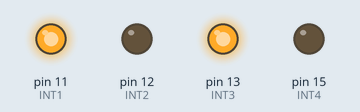
Bench run of a program on a simulated Raspberry Pi (header pin numbers). Shown: output pins drawn as LEDs (lit = HIGH). At 0.5 s the program stops and its outputs stay as they are.

Above: at 0.1 s.
At 0.6 s:
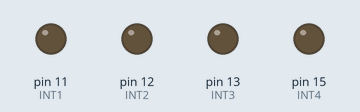
Timing chart, 0 to 2.0 s (numbered marks = the images above):
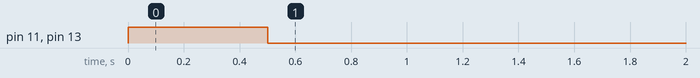

The program:

RIGHT.py
```python
import RPi.GPIO as GPIO
import time
INT1=11
INT2=12
INT3=13
INT4=15
GPIO.setmode(GPIO.BOARD)
GPIO.setup(INT1,GPIO.OUT)
GPIO.setup(INT2,GPIO.OUT)
GPIO.setup(INT3,GPIO.OUT)
GPIO.setup(INT4,GPIO.OUT)
GPIO.output(INT1,GPIO.HIGH)
GPIO.output(INT2,GPIO.LOW)
GPIO.output(INT3,GPIO.HIGH)
GPIO.output(INT4,GPIO.LOW)
time.sleep(0.5)
GPIO.cleanup()
```

Measured:
- by itself, pin 11 (INT1), pin 13 (INT3): LOW → HIGH at 0.00 s, → LOW 0.50 s later
